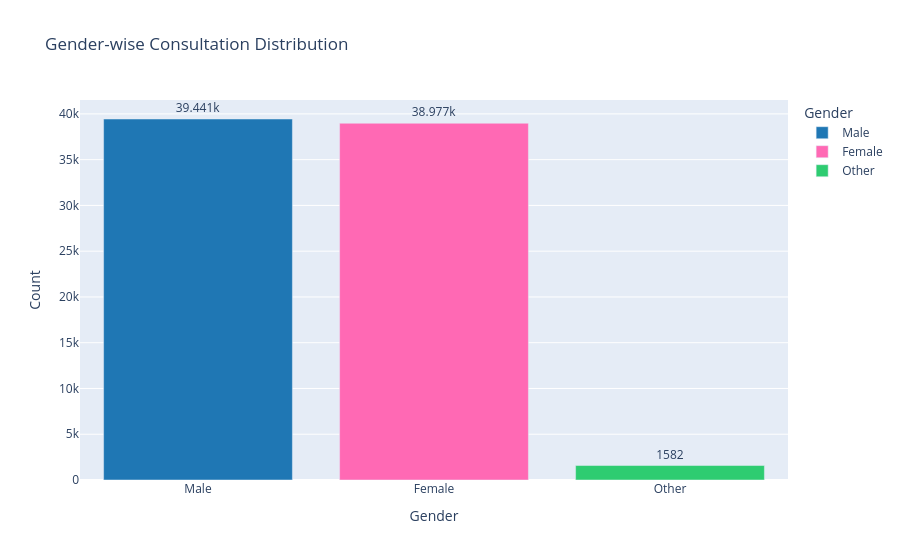

The cell this chart's notebook holds for it:
### Markdown cell above
## DESCRIPTION:shows how many patients with heart disease used telemedicine consultations

### Code cell
fig = px.bar(df, x = 'Heart_Disease', y = 'Patient_ID', title = 'Heart Disease Consultation Distrubtion'),
gender_counts = df["Gender"].value_counts().reset_index()
gender_counts.columns = ["Gender", "Count"]

fig = px.bar(
    gender_counts,
    x="Gender",
    y="Count",
    color="Gender",
    title="Gender-wise Consultation Distribution",
    text_auto=True,
    color_discrete_map={
        "Male": "#1f77b4",
        "Female": "#ff69b4",
        "Other": "#2ecc71"
    }
)

fig.update_traces(textposition="outside")

fig.show()

### Figure 1 — Plotly figure (JSON) as saved in the notebook; plotly's stock layout.template omitted (floating-point values rounded to 4 significant figures)
{"data": [{"hovertemplate": "Gender=%{x}<br>Count=%{y}<extra></extra>", "legendgroup": "Male", "marker": {"color": "#1f77b4", "pattern": {"shape": ""}}, "name": "Male", "orientation": "v", "showlegend": true, "textposition": "outside", "texttemplate": "%{y}", "type": "bar", "x": ["Male"], "xaxis": "x", "y": [39441], "yaxis": "y"}, {"hovertemplate": "Gender=%{x}<br>Count=%{y}<extra></extra>", "legendgroup": "Female", "marker": {"color": "#ff69b4", "pattern": {"shape": ""}}, "name": "Female", "orientation": "v", "showlegend": true, "textposition": "outside", "texttemplate": "%{y}", "type": "bar", "x": ["Female"], "xaxis": "x", "y": [38977], "yaxis": "y"}, {"hovertemplate": "Gender=%{x}<br>Count=%{y}<extra></extra>", "legendgroup": "Other", "marker": {"color": "#2ecc71", "pattern": {"shape": ""}}, "name": "Other", "orientation": "v", "showlegend": true, "textposition": "outside", "texttemplate": "%{y}", "type": "bar", "x": ["Other"], "xaxis": "x", "y": [1582], "yaxis": "y"}], "layout": {"barmode": "relative", "legend": {"title": {"text": "Gender"}, "tracegroupgap": 0}, "title": {"text": "Gender-wise Consultation Distribution"}, "xaxis": {"anchor": "y", "categoryarray": ["Male", "Female", "Other"], "categoryorder": "array", "domain": [0, 1], "title": {"text": "Gender"}}, "yaxis": {"anchor": "x", "domain": [0, 1], "title": {"text": "Count"}}}}
